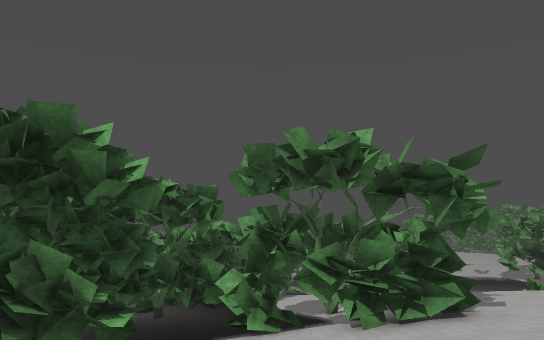
View 1 (above)

24 first-person views from a walk through a Godot game level. The camera is 1.2 m above the floor, looks level and sees 80° across. The floor is counted in squares, 2 m on a side. Each view is taken from the middle of a square. On the plan, view 1 faces up. The plan holds only what a view shows up to about 10 squares ahead; the rest is blank. The place goes on beyond the plan. Surface patterns are stand-ins for the level's own textures.

View 2
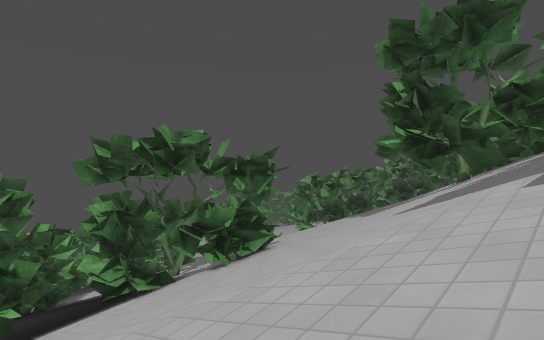

View 3
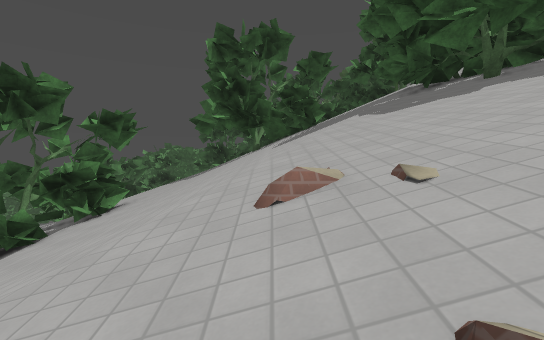

View 4
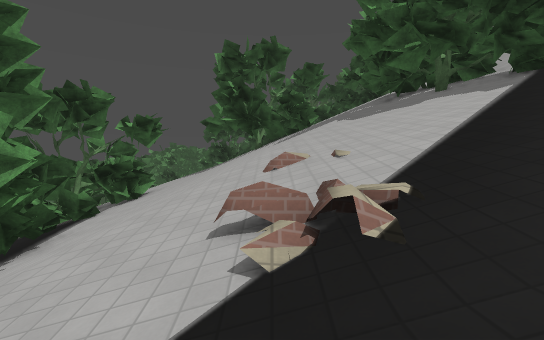

View 5
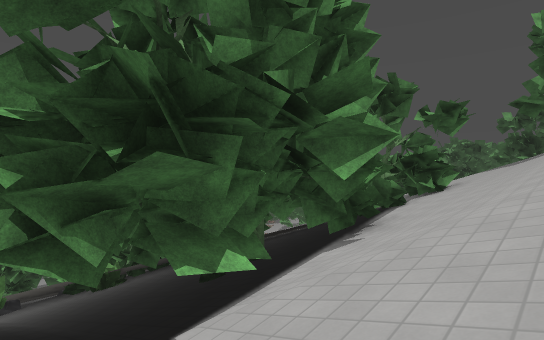

View 6
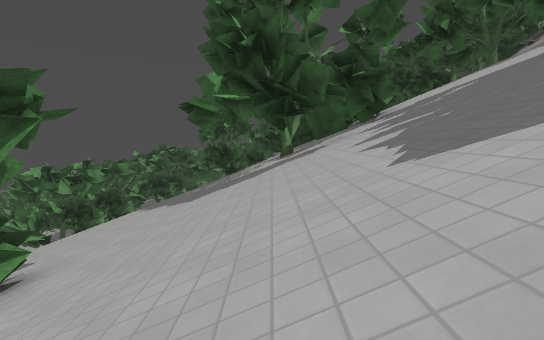

View 7
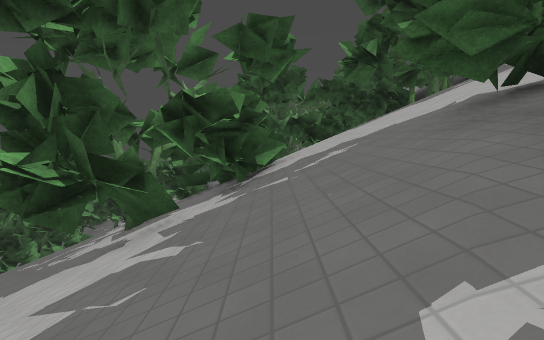

View 8
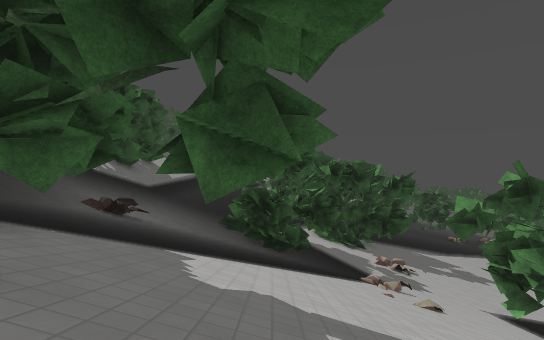

View 9
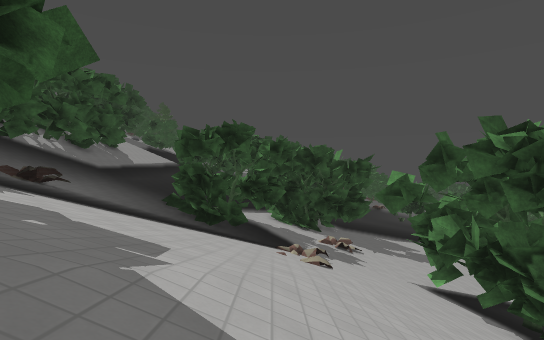

View 10
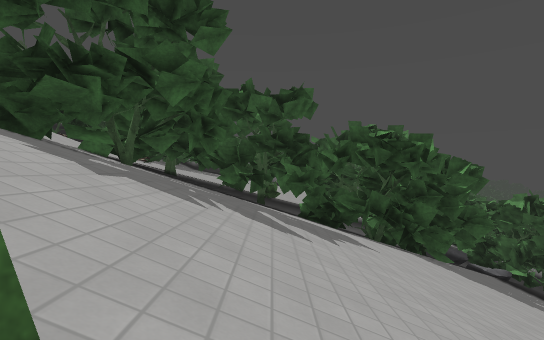

View 11
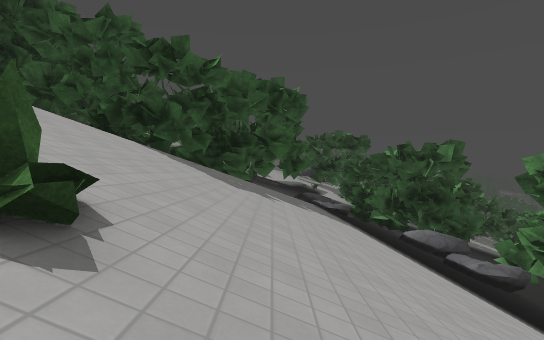

View 12
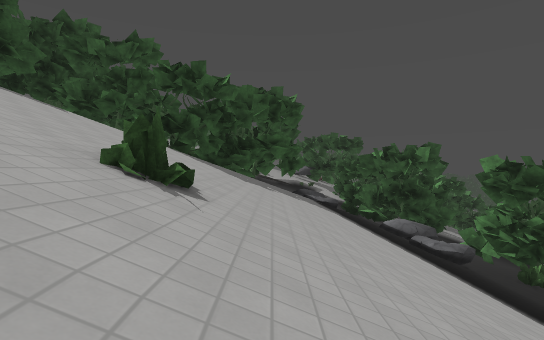

View 13
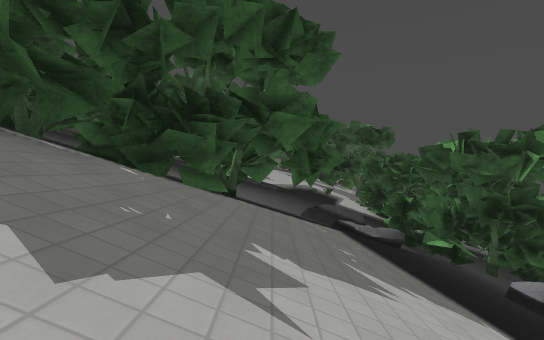

View 14
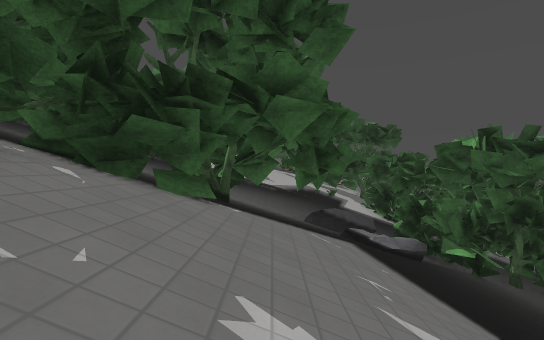

View 15
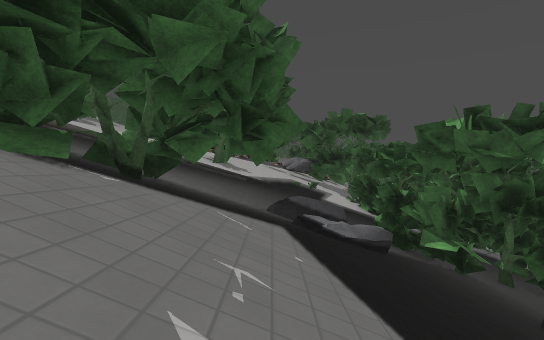

View 16
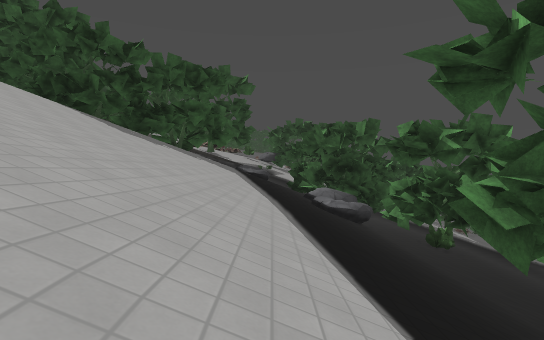

View 17
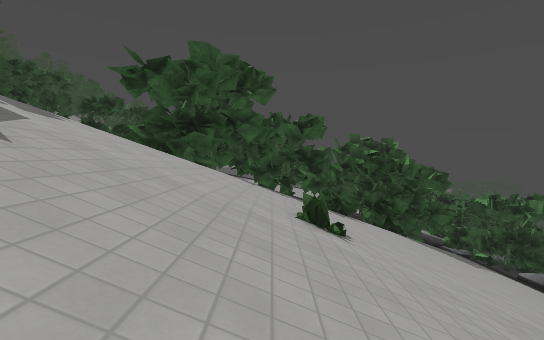

View 18
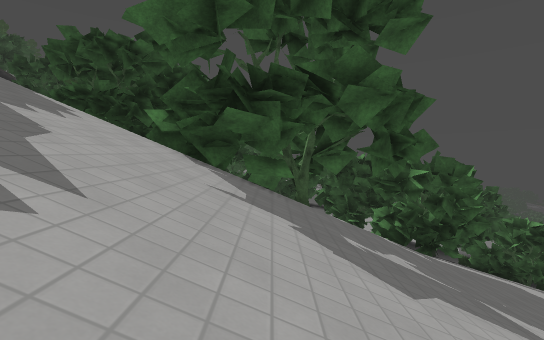

View 19
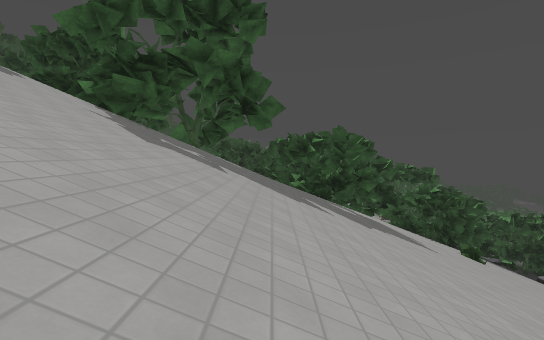

View 20
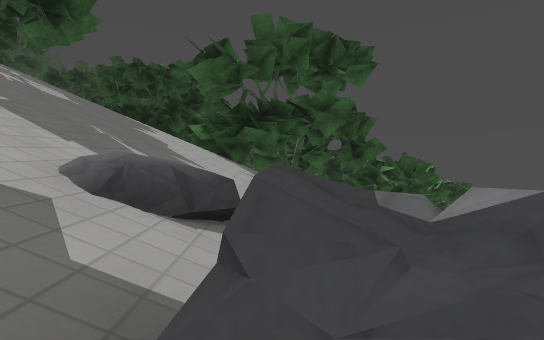

View 21
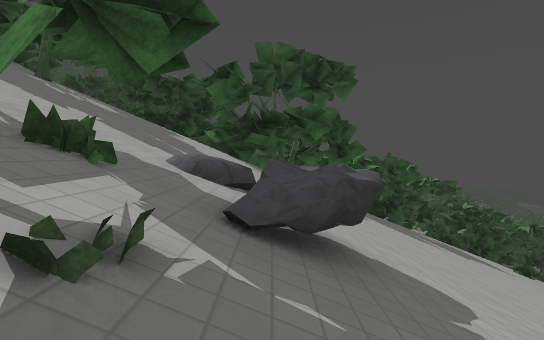

View 22
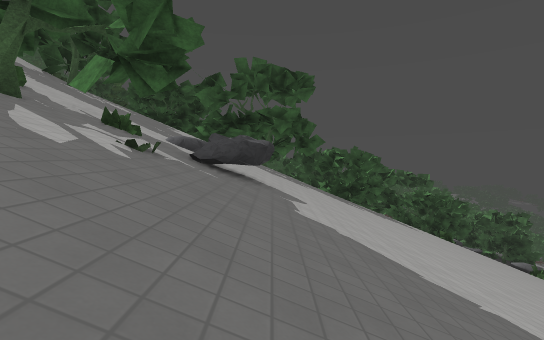

View 23
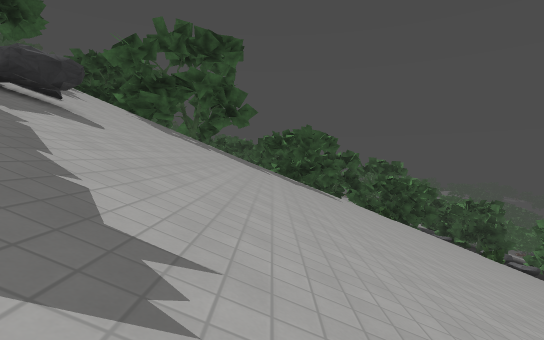

View 24
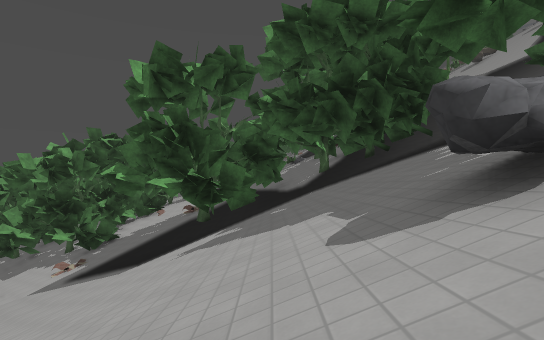

### Floor plan
Key: @ floor where view 1 was taken; # wall or solid block; x gap in a wall; . main floor; - floor 1.5 m lower than the main floor; : floor 1.75 m higher than the main floor; _ floor 3 m lower than the main floor; + floor 3.25 m higher than the main floor; * floor 6.5 m higher than the main floor; / step, stairs or slope; = window, fence, low wall or low ledge; ^ raised ledge; v drop or lower ground.
Columns run from 8 left of view 1 to 24 right of it. Each row starts with its distance up from view 1.
 22  ##v  v vvvvv^#
 21 ##vvvvvvvvvvvvvvv
 20 #vvvvvvvvvvvvvvvv/
 19   vvvvvvvvvv///////
 18   v vvvv//////////
 17 vvvv##////////////
 16 vvv###/////////////
 15 vv ####////////#//
 14 vvv######////////
 13  vv  ####////////
 12  =^######///////// ///
 11  _^^v###///////////////        //
 10  x  v###////////////////      ///
  9  - ####^=/////////////////   //=
  8  ..####.#=///////////////// ///=#
  7 ..  ##v###/#///////////////////:#
  6 ..####v^####///////////////////:
  5 =#####///+##//////////////////##
  4 ://##/////////////////////////###
  3 +//////////////////////////////#
  2 +////////////#//////////^////////
  1 +=///////////#/###//////^//////*#
  0 ===/////@//////###//////x///// ##
 -1 ###=////////////#///////#///  ##
 -2 ####=//==/////////////////#
 -3  ##===////####//////////#
 -4   ####===#####/////////
 -5 vvv=#########/////x///
 -6 vv vv##  //     //#
 -7 ##  v           ###
 -8 #

Where each view was taken, in squares from view 1:
view 1: 0 up, 0 right, facing up
view 2: 1 down, 3 left, facing up-right
view 3: 1 up, 6 left, facing right
view 4: 1 up, 8 left, facing right
view 5: 2 up, 8 left, facing up-right
view 6: 2 up, 1 left, facing right
view 7: 1 down, 1 right, facing right
view 8: 2 down, 2 right, facing left
view 9: 0 up, 2 right, facing left
view 10: 10 up, 8 right, facing left
view 11: 16 up, 8 right, facing left
view 12: 16 up, 10 right, facing left
view 13: 16 up, 3 right, facing left
view 14: 16 up, 2 right, facing left
view 15: 17 up, 1 right, facing left
view 16: 19 up, 10 right, facing left
view 17: 9 up, 12 right, facing left
view 18: 1 up, 14 right, facing left
view 19: 4 up, 17 right, facing left
view 20: 1 up, 17 right, facing left
view 21: 1 up, 19 right, facing left
view 22: 2 up, 22 right, facing left
view 23: 5 up, 21 right, facing left
view 24: 3 up, 14 right, facing right
